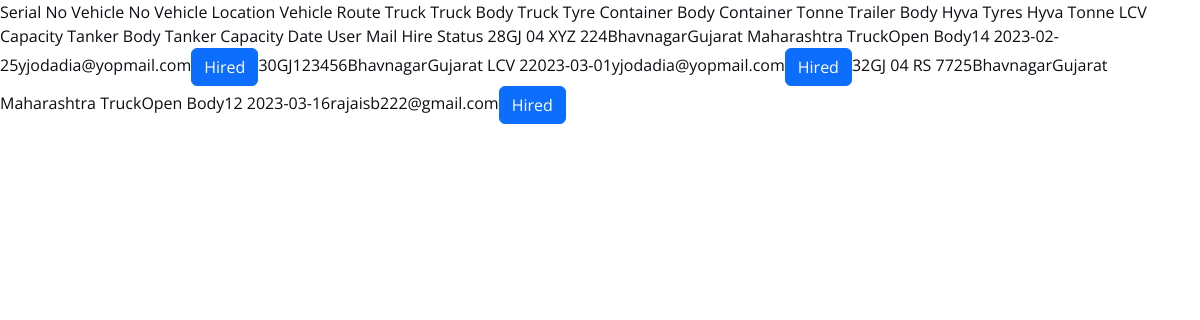
/admin/htrucksearch.php (signed in), run on the app's committed database.
### tables this page shows
CREATE TABLE `truck` (
  `id` int(5) NOT NULL,
  `vno` varchar(20) NOT NULL,
  `vloca` varchar(350) NOT NULL,
  `vroute` varchar(1000) NOT NULL,
  `truck` varchar(25) NOT NULL,
  `tbody` varchar(20) NOT NULL,
  `ttyre` varchar(3) NOT NULL,
  `cbody` varchar(25) NOT NULL,
  `ctonne24` varchar(5) DEFAULT NULL,
  `ctonne32` varchar(5) DEFAULT NULL,
  `ctonne32m` varchar(5) DEFAULT NULL,
  `trbody` varchar(25) NOT NULL,
  `htyres` varchar(5) NOT NULL,
  `htonne10` varchar(5) NOT NULL,
  `htonne12` varchar(5) NOT NULL,
  `htonne14` varchar(5) NOT NULL,
  `lcap` varchar(5) NOT NULL,
  `tanbody` varchar(25) NOT NULL,
  `tancap` varchar(10) NOT NULL,
  `postdate` date DEFAULT NULL,
  `username` varchar(50) NOT NULL,
  `lockstatus` varchar(10) NOT NULL,
  `hire` varchar(8) NOT NULL
);

### admin/htrucksearch.php (the view, shortened to what this page needs)
<tr>
     <th>Serial No</th>
     <th>Vehicle No</th>
     <th>Vehicle Location</th>
     <th>Vehicle Route</th>
     <th>Truck</th>
     <th>Truck Body</th>
     <th>Truck Tyre</th>
     <th>Container Body</th>
     <th>Container Tonne</th>
     <th>Trailer Body</th>
     <th>Hyva Tyres</th>
	 <th>Hyva Tonne</th>
     <th>LCV Capacity</th>
	 <th>Tanker Body</th>
	 <th>Tanker Capacity</th>
     <th>Date</th>
     <th>User Mail</th>
     <th>Hire Status</th>
</tr>
<?php
    include("header.php");
    $table=mysqli_query($conn,"select * from truck where hire='Hired' and truck like '$truck%'");
    while($row=mysqli_fetch_array($table))
    {
        echo"<tr>";
        echo "<td>$row[0]</td>";
        echo "<td>$row[1]</td>";
        echo "<td>$row[2]</td>";
        echo "<td>$row[3]</td>";
        echo "<td>$row[4]</td>";
        echo "<td>$row[5]</td>";
        echo "<td>$row[6]</td>";
        echo "<td>$row[14] $row[15] $row[16]</td>";
		echo "<td>$row[19]</td>";
		echo "<td>$row[20]</td>";
        echo "<td><button class='btn btn-primary'>$row[hire]</button></td>";
        echo "</tr>";
    }
 ?>

### assets/css/main.css (style rules this page uses)
:root { --font-default: "Open Sans", system-ui, -apple-system, "Segoe UI", Roboto, "Helvetica Neue", Arial, "Noto Sans", "Liberation Sans", sans-serif, "Apple Color Emoji", "Segoe UI Emoji", "Segoe UI Symbol", "Noto Color Emoji"; --font-primary: "Inter", sans-serif; --font-secondary: "Poppins", sans-serif; }
:root { --color-default: #0a0d13; --color-primary: #0d42ff; --color-secondary: #0e1d34; }
:root { scroll-behavior: smooth; }

### data on the page
truck: id "28", vno "GJ 04 XYZ 224", vloca "Bhavnagar", vroute "Gujarat Maharashtra", truck "Truck", tbody "Open Body", ttyre "14", postdate "2023-02-25", username "yjodadia@yopmail.com", hire "Hired"
truck: id "30", vno "GJ123456", vloca "Bhavnagar", vroute "Gujarat", truck "LCV", lcap "2", postdate "2023-03-01", username "yjodadia@yopmail.com", hire "Hired"
truck: id "32", vno "GJ 04 RS 7725", vloca "Bhavnagar", vroute "Gujarat Maharashtra", truck "Truck", tbody "Open Body", ttyre "12", postdate "2023-03-16", username "rajaisb222@gmail.com", hire "Hired"
